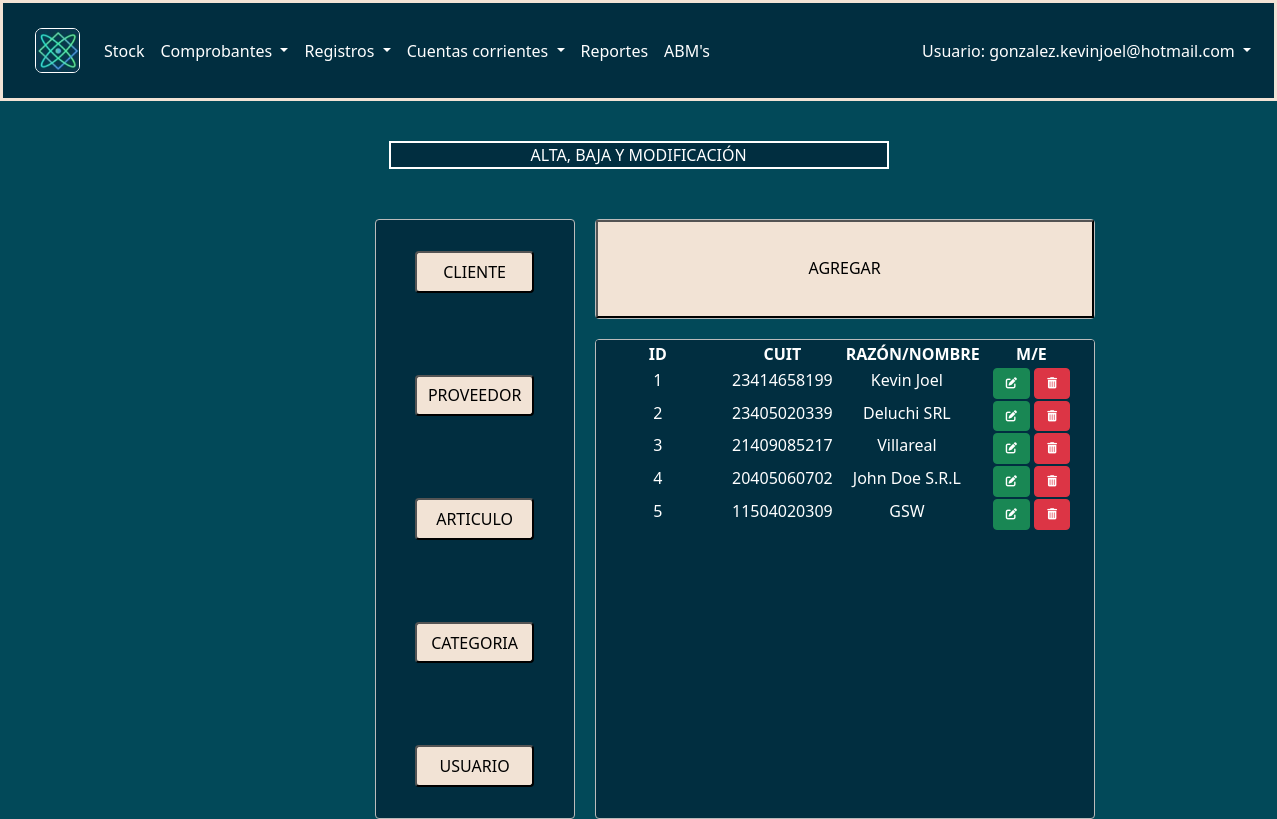
The page /abm/ (signed in) on the database as committed earlier.
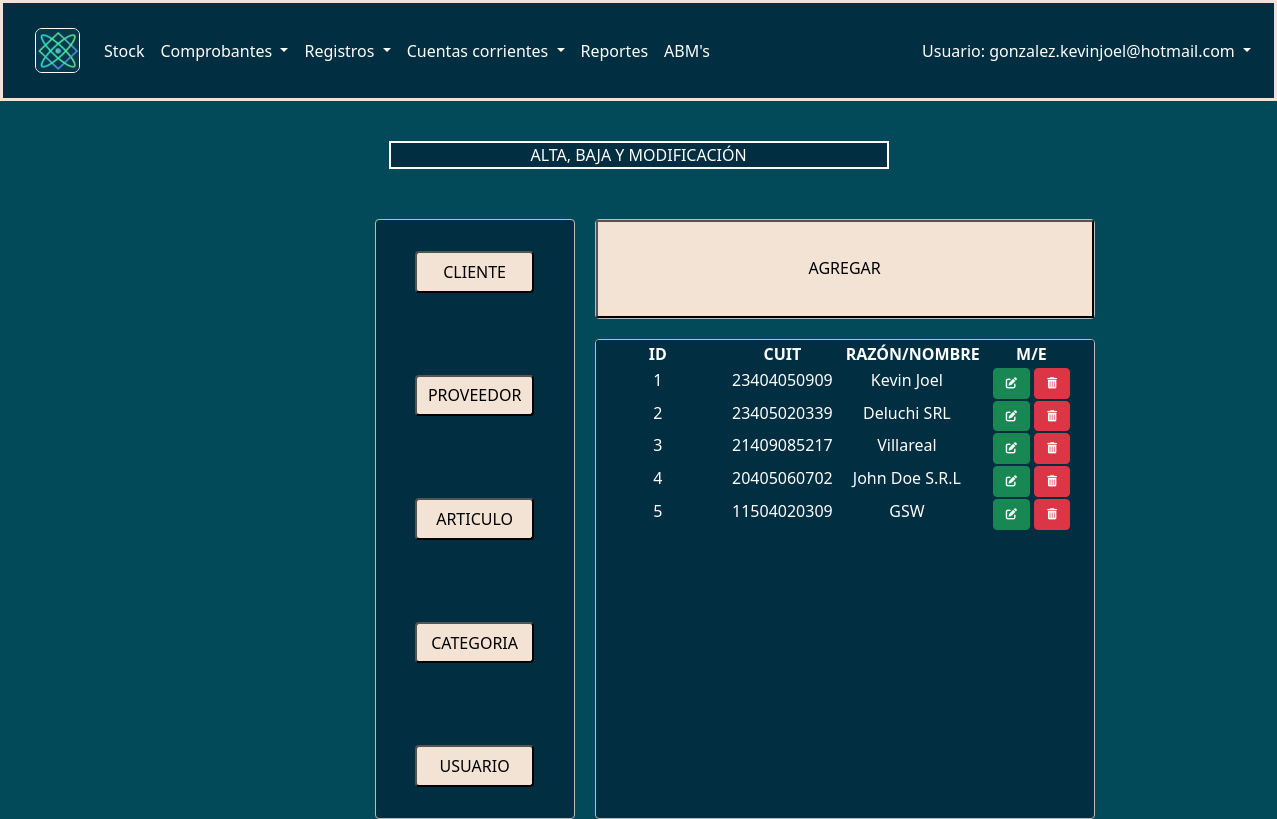
The same page on the database as committed later.
### AppClientes/models.py (models this page shows, shortened)
class Clientes(models.Model):
    id_cliente = models.IntegerField('Nro de ID',primary_key = True)
    cuit=models.PositiveIntegerField()
    razon_nombre=models.CharField('Razon o nombre', max_length=50)
    condicion=models.ForeignKey(CondicionFiscal, on_delete=models.CASCADE)
    telefono=models.PositiveIntegerField('Teléfono')
    direccion=models.ForeignKey(Direcciones, on_delete=models.CASCADE)
    created=models.DateTimeField(auto_now_add=True)
    updated=models.DateTimeField(auto_now_add=True)
    class Meta:
        verbose_name="Cliente"
        verbose_name_plural="Clientes"

### AppABM/views.py (the view)
# urls.py: path('', views.abm, name="Abm"),
@login_required
def abm(request):
    cliente = Clientes.objects.all()
    return render(request, "AppABM/abm.html", {"cli":cliente})

### AppAgregar/context_processor.py (called while the page is built)
def importe_total(request):
    total=0.0
    if request.user.is_authenticated:
        if "agregar" in request.session.keys():
                for key, value in request.session['agregar'].items():
                        total=total+value['totalcant']
    return {'importe_total': total}

def importe_totalsiniva(request):
    total=0.0
    if request.user.is_authenticated:
        if "agregar" in request.session.keys():
                for key, value in request.session['agregar'].items():
                        total=total+value['subtotal']
    return {'totalsiniva': total}

### AppAgregarV/context_processor.py (called while the page is built)
def importe_total(request):
    total=0.0
    if request.user.is_authenticated:
        if "agregarv" in request.session.keys():
                for key, value in request.session['agregarv'].items():
                        total=total+value['totalcant']
    return {'totalventaIVA': total}

def importe_totalsiniva(request):
    total=0.0
    if request.user.is_authenticated:
        if "agregarv" in request.session.keys():
                for key, value in request.session['agregarv'].items():
                        total=total+value['subtotal']
    return {'totalventa': total}

### AppABM/templates/AppAbm/abm.html
{% extends "base/base.html" %}
{% load static %}
{% block content %}
<div class="titulocentro">
    <p class="titulofact">ALTA, BAJA Y MODIFICACIÓN</p>
</div>
<div class="todo">
    <div class="cuadrado">
        <div class="cuadro uno">
            <button type="button" class="botonesabm uno">
                CLIENTE
            </button>
            <button type="button" class="botonesabm">
                <a style="text-decoration:none; color: black" href="{% url 'abmproveedor' %}">PROVEEDOR</a>
            </button>
            <button type="button" class="botonesabm">
                <a style="text-decoration:none; color: black" href="{% url 'abmarticulo' %}">ARTICULO</a>
            </button>
            <button type="button" class="botonesabm">
                <a style="text-decoration:none; color: black" href="{% url 'abmcategoria' %}">CATEGORIA</a>
            </button>
            <button type="button" class="botonesabm">
                <a style="text-decoration:none; color: black" href="{% url 'abmusuario' %}">USUARIO</a>
            </button>
        </div>
        <div class="cuadrado dos">
            <div class="cuadro dos">
                <button  style="background-color: #F2E3D5;" type="button" class="botonagregar">
                    <a style="text-decoration:none; color: black; margin-top: 25px;" class="nav-link stock {% if '/agregar/' in request.path %} active {% endif %} prueba" aria-current="page" href="{% url 'agregar_cliente' %}"> AGREGAR</a>
                </button>
            </div>
            <div class="cuadro tres">
                <table>
                    <thead class="headtabledos">
                        <tr>
                            <th class="titulotabla">ID</th>
                            <th class="titulotabla">CUIT</th>
                            <th class="titulotabla">RAZÓN/NOMBRE</th>
                            <th class="titulotabla">M/E</th>
                        </tr>
                    </thead>
                    <tbody>
                    {% if cli %}
                        {% for clientes in cli %}
                        <tr class="clientesabm">
                            <td class="contenidotabla">{{ clientes.id_cliente }}</td>
                            <td class="contenidotabla">{{ clientes.cuit }}</td>
                            <td class="contenidotabla">{{ clientes.razon_nombre }}</td>
                            <td class="contenidotabla">
                                <a href="{% url 'modificar_cliente' clientes.id_cliente %}" class="btn btn-success" style="font-size: 70%;"><i class="fa-solid fa-pen-to-square"></i></a>
                                <a href="{% url 'modificar_cliente' clientes.id_cliente %}" class="btn btn-danger" style="font-size: 70%;"><i class="fa-solid fa-trash-can"></i></a>
                            </td>
                        </tr>
                        {% endfor %}
                    {% endif %}
                    </tbody>
                </table>
            </div>
        </div>
    </div>
</div>
{% endblock %}

Rows that differ between the two databases and show on the page:
changed Clientes "Kevin Joel": cuit "23414658199" → "23404050909"
